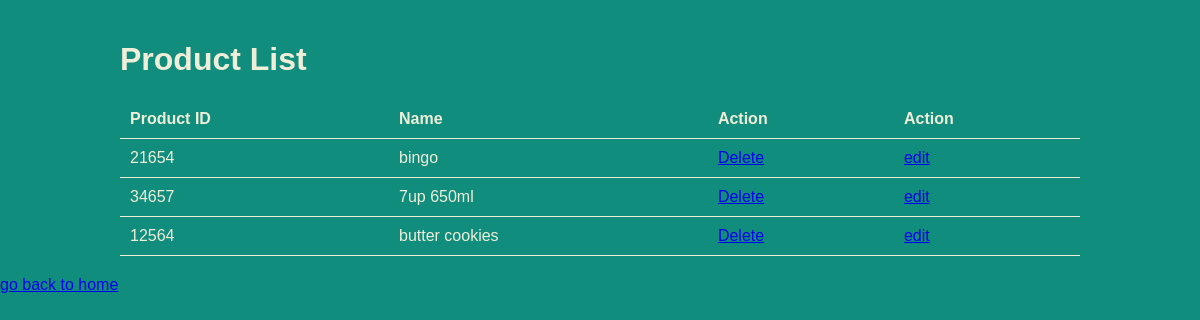
/stock/list2/, run on an earlier commit of the app's database.
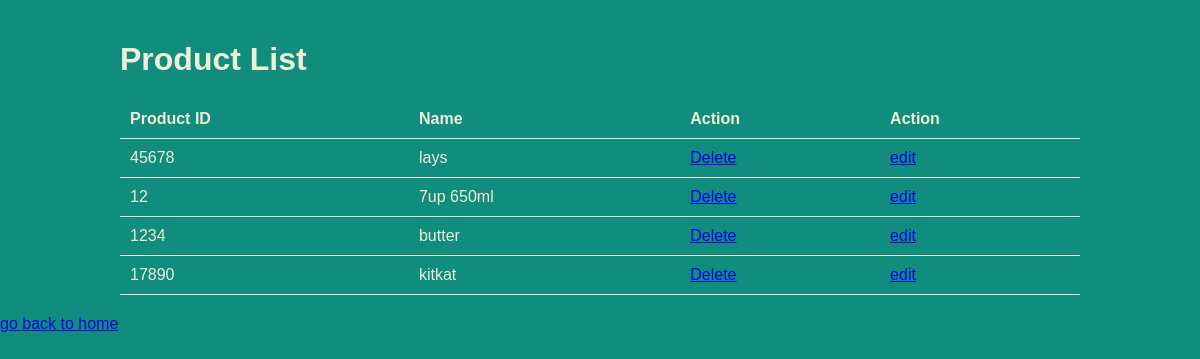
And on a later commit of the database.
### stock/models.py (models this page shows, shortened)
class products(models.Model):
    product_id = models.IntegerField( unique=True,blank=False)
    name = models.CharField(max_length=100)
    price = models.DecimalField(max_digits=10, decimal_places=2)
    quantity = models.PositiveIntegerField()

### stock/views.py (the view)
# urls.py: path('list2/',views.list2,name='list2'),
def list2(request):
    productdata=products.objects.all()
    mydict={
        'data':productdata
    }
    return render(request,'list2.html',context=mydict)

### templates/list2.html (shortened to what this page needs)
{% load static %}
<!DOCTYPE html>
<html lang="en">
<head>
    <link rel="stylesheet" href="{% static 'style4.css' %}">
</head>
<body>
    <div class="container">
        <h1>Product List</h1>
        <div class="product-list">
        <table>
            <thead>
              <tr>
                <th>Product ID</th>
                <th>Name</th>
                <th>Action</th>
                <th>Action</th>
              </tr>
            </thead>
            <tbody>
                {% for al in data %}
                <tr>
                    <td>
                        {{al.product_id}}
                    </td>
                    <td>
                        {{al.name}}
                    </td>
                    <td>
                        <a href="{% url 'delete' al.id %}">Delete</a>
                    </td>
                    <td>
                        <a href="{% url 'edit' al.id %}">edit</a>
                    </td>
                </tr>
                {% endfor %}
            </tbody>
        </table>
        </div>
    </div>
    <a href="http://127.0.0.1:8000/stock/index/">go back to home</a>
</body>
</html>

What changed in the data, as far as the page shows it:
removed products: product_id "21654", name "bingo"
removed products: product_id "34657", name "7up 650ml"
removed products: product_id "12564", name "butter cookies"
added products: product_id "45678", name "lays"
added products: product_id "12", name "7up 650ml"
added products: product_id "1234", name "butter"
added products: product_id "17890", name "kitkat"
